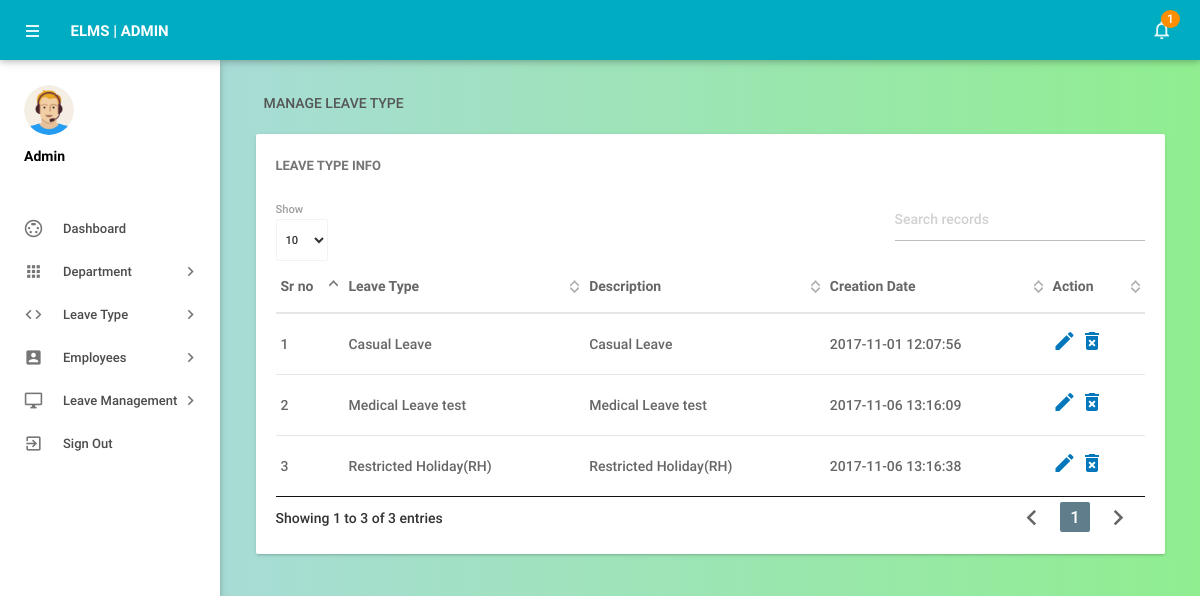
Screenshot of /admin/manageleavetype.php (signed in) with the database file from the repository.
### tables this page shows
CREATE TABLE `tblleavetype` (
  `id` int(11) NOT NULL,
  `LeaveType` varchar(200) DEFAULT NULL,
  `Description` mediumtext DEFAULT NULL,
  `CreationDate` timestamp NOT NULL DEFAULT current_timestamp()
);

### admin/manageleavetype.php (the view, shortened to what this page needs)
<?php
include('includes/config.php');
if(strlen($_SESSION['alogin'])==0)
    {
header('location:index.php');
}
else{
 ?>
<!DOCTYPE html>
<html lang="en">
    <head>
        <link type="text/css" rel="stylesheet" href="../assets/plugins/materialize/css/materialize.min.css"/>
        <link href="../assets/plugins/material-preloader/css/materialPreloader.min.css" rel="stylesheet">
        <link href="../assets/plugins/datatables/css/jquery.dataTables.min.css" rel="stylesheet">
        <link href="../assets/css/alpha.min.css" rel="stylesheet" type="text/css"/>
        <link href="../assets/css/custom.css" rel="stylesheet" type="text/css"/>
        <link href="../assets/css/alpha.css" rel="stylesheet" type="text/css"/>
    </head>
    <body>
       <?php include('includes/header.php');?>
       <?php include('includes/sidebar.php');?>
            <main class="mn-inner">
                <div class="row">
                    <div class="col s12">
                        <div class="page-title">Manage Leave Type</div>
                    </div>
                    <div class="col s12 m12 l12">
                        <div class="card">
                            <div class="card-content">
                                <span class="card-title">Leave Type Info</span>
                                <table id="example" class="display responsive-table ">
                                    <thead>
                                        <tr>
                                            <th>Sr no</th>
                                            <th>Leave Type</th>
                                            <th>Description</th>
                                            <th>Creation Date</th>
                                            <th>Action</th>
                                        </tr>
                                    </thead>
                                    <tbody>
<?php $sql = "SELECT * from tblleavetype";
$query = $dbh -> prepare($sql);
$query->execute();
$results=$query->fetchAll(PDO::FETCH_OBJ);
$cnt=1;
if($query->rowCount() > 0)
{
foreach($results as $result)
{               ?>
                                        <tr>
                                            <td> <?php echo htmlentities($cnt);?></td>
                                            <td><?php echo htmlentities($result->LeaveType);?></td>
                                            <td><?php echo htmlentities($result->Description);?></td>
                                            <td><?php echo htmlentities($result->CreationDate);?></td>
                                            <td><a href="editleavetype.php?lid=<?php echo htmlentities($result->id);?>"><i class="material-icons">mode_edit</i></a>
                                            <a href="manageleavetype.php?del=<?php echo htmlentities($result->id);?>" onclick="return confirm('Do you want to delete');"> <i class="material-icons">delete_forever</i></a> </td>
                                        </tr>
                                         <?php $cnt++;} }?>
                                    </tbody>
                                </table>
                            </div>
                        </div>
                    </div>
                </div>
            </main>
        </div>
        <div class="left-sidebar-hover"></div>
    </body>
</html>
<?php } ?>

### assets/css/alpha.css (style rules this page uses)
html, body, .mn-content { font-size: 14px; height: 100%; width: 100%; background-image: linear-gradient(to right, lightblue, lightgreen); }
html { font-weight: 500; color: rgba(0,0,0,0.6); }
body { background-image: linear-gradient(to right, lightblue, lightgreen); overflow-y: auto!important; overflow-x: hidden; }
a { color: #0277bb; }
@media (min-width: 993px) { .mn-content.fixed-sidebar .mn-inner { padding-left: 245px; width: 100%; } }
.page-title { float: left; margin: 0 8px 5px 8px; color: #555; line-height: 37px; text-transform: uppercase; }
.left-sidebar-hover { position: fixed; background: transparent; width: 13.25px; left: 0; top: 0; bottom: 0; }
.mn-inner { padding: 25px 25px 9.5px 25px; min-height: calc(100% - 181px); }
.card, .card-panel { box-shadow: 0 2px 2px 0 rgba(0, 0, 0, 0.05), 0 3px 1px -2px rgba(0, 0, 0, 0.08), 0 1px 5px 0 rgba(0, 0, 0, 0.08); position: relative; }
.card > .card-content > .card-title, .card-panel > .card-content > .card-title, .card > .card-reveal > .card-title { line-height: 24px; font-size: 13px; font-weight: bold; display: block; margin-bottom: 20px; text-transform: uppercase; color: rgba(0,0,0,0.54); }
.dataTable, .dataTable th, .dataTable td { border-radius: 0; }
.dataTable th, .dataTable td { padding: 15px 5px!important; display: table-cell; text-align: left; vertical-align: middle; background: none; }
.dataTable.display tr.odd, .dataTable.hover tr.odd { background-color: transparent!important; }
.dataTable.display tr .sorting_1, .dataTable.hover tr .sorting_1 { background-color: transparent!important; }
table.dataTable thead th, table.dataTable thead td { padding: 15px 5px!important; border-bottom: 1px solid #E6E6E6; }
.dataTable.display tr, .dataTable.hover tr { background-color: transparent!important; border-bottom: 1px solid #E6E6E6; }
table.dataTable.row-border tbody th, table.dataTable.row-border tbody td, table.dataTable.display tbody th, table.dataTable.display tbody td { border-top: 1px solid #E6E6E6; }
table.dataTable.row-border tbody tr:first-child th, table.dataTable.row-border tbody tr:first-child td, table.dataTable.display tbody tr:first-child th, table.dataTable.display tbody tr:first-child td { border-top: 1px solid #E6E6E6; }

### rows the page displays
tblleavetype: LeaveType "Casual Leave", Description "Casual Leave", CreationDate "2017-11-01 12:07:56"
tblleavetype: LeaveType "Medical Leave test", Description "Medical Leave test", CreationDate "2017-11-06 13:16:09"
tblleavetype: LeaveType "Restricted Holiday(RH)", Description "Restricted Holiday(RH)", CreationDate "2017-11-06 13:16:38"

### other values shown
$unreadcount "1"
